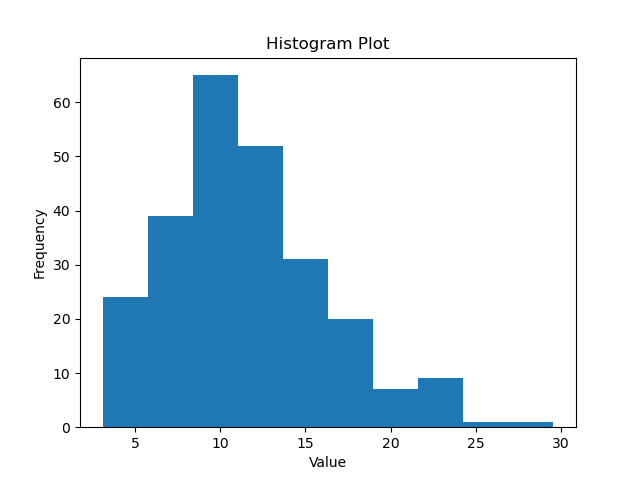

Generate this figure with Python:
import matplotlib.pyplot as plt
data = 'sample23.dat'
with open(data, 'r') as file:
        lines = file.readlines()

values = []
for i in range(len(lines) - 1):
    values.append(float(lines[i]))

# Create the histogram
plt.hist(values)

# Set plot properties
plt.xlabel('Value')
plt.ylabel('Frequency')
plt.title('Histogram Plot')

# Show the plot
plt.show()
